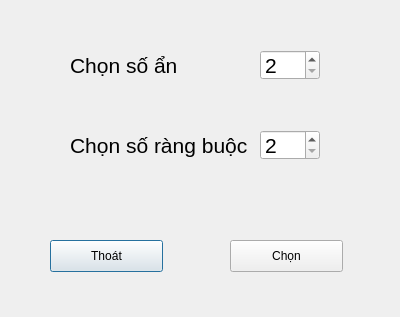
<?xml version="1.0" encoding="UTF-8"?>
<ui version="4.0">
 <class>QHTT</class>
 <widget class="QDialog" name="QHTT">
  <property name="geometry">
   <rect>
    <x>0</x>
    <y>0</y>
    <width>400</width>
    <height>317</height>
   </rect>
  </property>
  <property name="windowTitle">
   <string>Dialog</string>
  </property>
  <widget class="QSpinBox" name="spinBox">
   <property name="geometry">
    <rect>
     <x>260</x>
     <y>50</y>
     <width>60</width>
     <height>30</height>
    </rect>
   </property>
   <property name="font">
    <font>
     <pointsize>16</pointsize>
    </font>
   </property>
   <property name="minimum">
    <number>2</number>
   </property>
   <property name="maximum">
    <number>6</number>
   </property>
  </widget>
  <widget class="QSpinBox" name="spinBox_2">
   <property name="geometry">
    <rect>
     <x>260</x>
     <y>130</y>
     <width>60</width>
     <height>30</height>
    </rect>
   </property>
   <property name="font">
    <font>
     <pointsize>16</pointsize>
    </font>
   </property>
   <property name="minimum">
    <number>2</number>
   </property>
   <property name="maximum">
    <number>6</number>
   </property>
  </widget>
  <widget class="QLabel" name="So_an">
   <property name="geometry">
    <rect>
     <x>70</x>
     <y>55</y>
     <width>121</width>
     <height>21</height>
    </rect>
   </property>
   <property name="font">
    <font>
     <pointsize>16</pointsize>
    </font>
   </property>
   <property name="text">
    <string>Chọn số ẩn</string>
   </property>
  </widget>
  <widget class="QLabel" name="So_rang_buoc">
   <property name="geometry">
    <rect>
     <x>70</x>
     <y>130</y>
     <width>181</width>
     <height>31</height>
    </rect>
   </property>
   <property name="font">
    <font>
     <pointsize>16</pointsize>
    </font>
   </property>
   <property name="text">
    <string>Chọn số ràng buộc</string>
   </property>
  </widget>
  <widget class="QPushButton" name="thoat">
   <property name="geometry">
    <rect>
     <x>50</x>
     <y>240</y>
     <width>113</width>
     <height>32</height>
    </rect>
   </property>
   <property name="text">
    <string>Thoát</string>
   </property>
  </widget>
  <widget class="QPushButton" name="Chon">
   <property name="geometry">
    <rect>
     <x>230</x>
     <y>240</y>
     <width>113</width>
     <height>32</height>
    </rect>
   </property>
   <property name="text">
    <string>Chọn</string>
   </property>
  </widget>
 </widget>
 <resources/>
 <connections/>
</ui>
